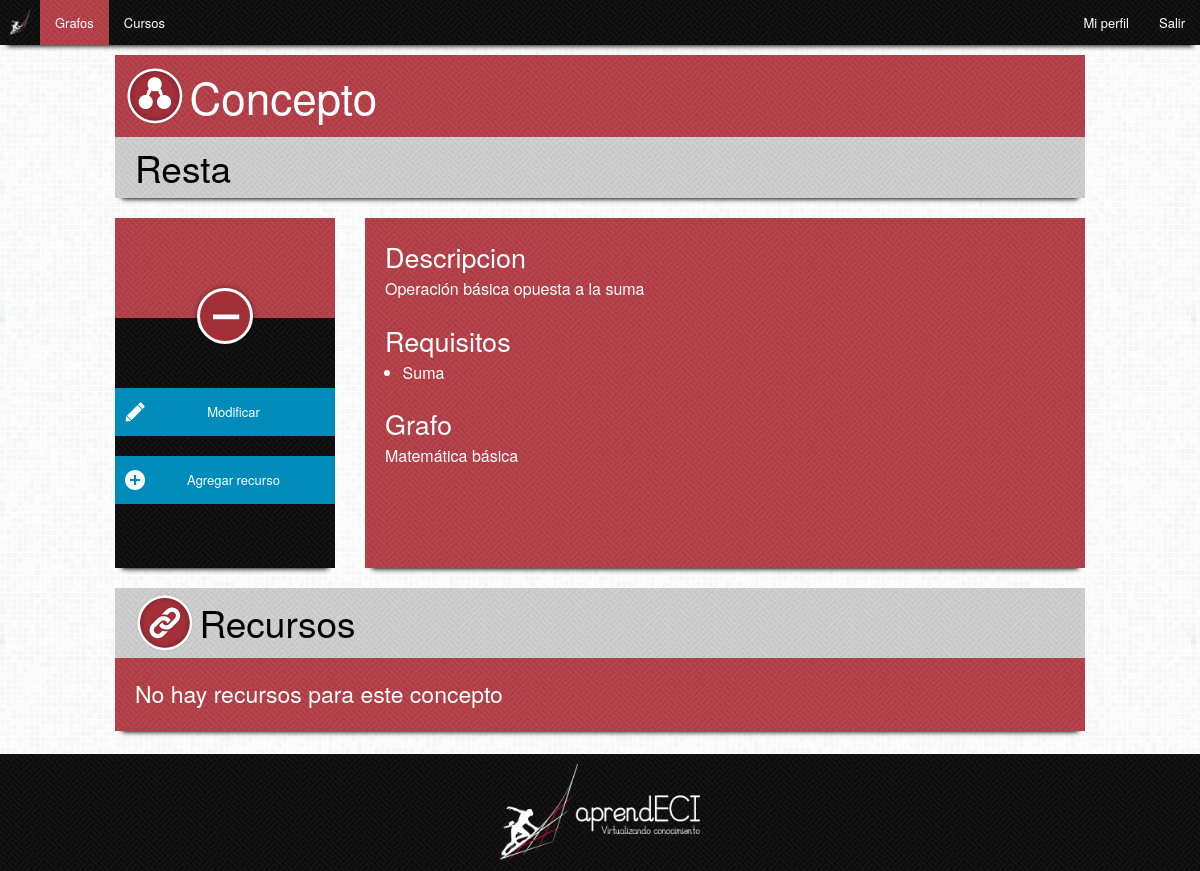
/aprendeci/concepto/3/ (signed in), run on an earlier commit of the app's database.
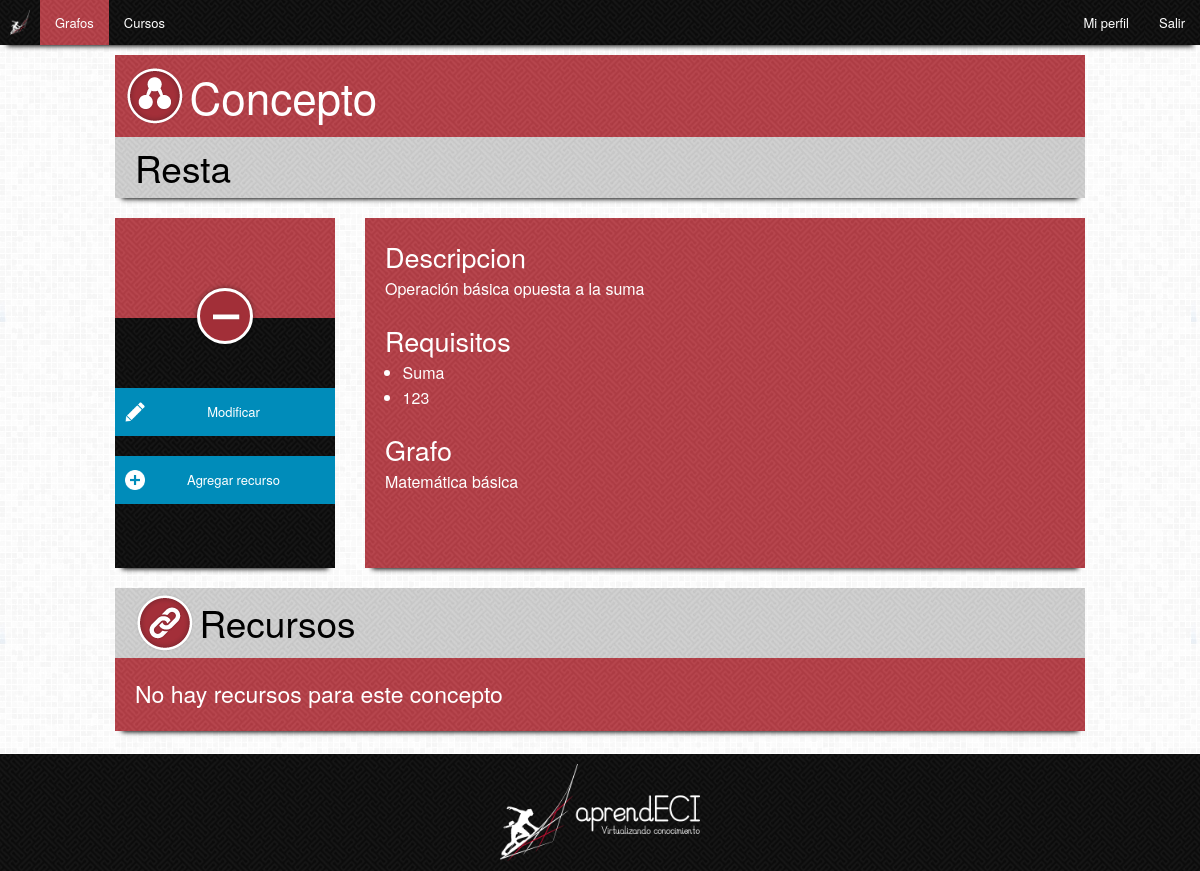
And on a later commit of the database.
### Aprendeci/models.py (models this page shows, shortened)
class Concepto(models.Model):
    nombre = models.CharField(max_length=100)
    descripcion = models.CharField(max_length=500)
    fecha_creacion = models.DateTimeField(auto_now_add=True, editable=False)
    imagen = models.ImageField(upload_to="img/icons/conceptos", default="img/icons/conceptos/defecto.png")
    requisitos = models.ManyToManyField("self", symmetrical=False, blank=True)
    porcentajeBase = models.IntegerField(default=60)
    color = models.CharField(max_length=6)
    x = models.IntegerField(default=0)
    y = models.IntegerField(default=0)
    grafo = models.ForeignKey(Grafo, blank=True)

### Aprendeci/views/viewsProfesor.py (the view)
# urls.py: url(r'^concepto/(?P<pk>[0-9]+)/$', views.ConceptoView.as_view(), name='concepto'),
class ConceptoView(LoginRequiredMixin, DetailView):
    context_object_name = "concepto"
    model = Concepto
    template_name = "Aprendeci/profesor/grafo/concepto.html"
    def get_context_data(self, **kwargs):
        context = super(ConceptoView, self).get_context_data(**kwargs)
        context['grafo_id'] = Concepto.objects.get(pk=self.kwargs['pk']).grafo.id
        return context

### Aprendeci/templates/Aprendeci/profesor/grafo/concepto.html (shortened to what this page needs)
{% extends "Aprendeci/profesor/grafo/conceptos.html" %}
{% load staticfiles %}
{% load django_bootstrap_breadcrumbs %}
{% load youtube_embed_url %}
{% block styles %}
    <link rel="stylesheet" href="{% static "css/style.css" %}" />
{% endblock %}
{% block header %}
    <div class="encabezado">
        <img class="icon" alt="grafo" src="{% static "img/icons/grafo.png" %}" />
        <h1>Concepto</h1>
    </div>
{% endblock %}
{% block content %}
    <div class="title">
        <h2>{{ concepto.nombre }}</h2>
    </div>
    <div class="descripcionConcepto">
        <div class="row">
            <div class="small-3 columns">
                <div class="lateral">
                    <div class="header">
                        <div class="concepto">
                            <img alt="{{ concepto.nombre }}" src="{{ MEDIA_URL }}{{ concepto.imagen }}" />
                        </div>
                    </div>
                    <div class="acciones">
                        <a href="{% url 'admin:Aprendeci_concepto_change' concepto.id %}" class="small button modificar">Modificar</a>
                        <a href="{% url 'admin:Aprendeci_recurso_add' %}" class="small button agregar">Agregar recurso</a>
                    </div>
                </div>
            </div>
            <div class="small-9 columns">
                <div class="contenido">
                    <h3>Descripcion</h3>
                    <p>{{ concepto.descripcion }}</p>
                    <h3>Requisitos</h3>
                    <ul>
                        {% for requisito in concepto.requisitos.all %}
                            <li>{{ requisito.nombre }}</li>
                        {% empty %}
                            <li>No tiene requisitos</li>
                        {% endfor %}
                    </ul>
                    <h3>Grafo</h3>
                    <p>{{ concepto.grafo.nombre }}</p>
                </div>
            </div>
        </div>
    </div>
    <div class="recursosConcepto">
        <div class="row">
            <div class="small-12 columns">
                <div class="header">
                    <img class="icon" alt="grafo" src="{% static "img/icons/enlaces.png" %}" />
                    <h2>Recursos</h2>
                </div>
                <div class="contenido">
                    {% for recurso in concepto.recurso_set.all %}
                        {% if forloop.counter0|divisibleby:"3" %}
                            {% if forloop.counter0 > 0 %}
                                </div>
                            {% endif %}
                            <div class="row">
                        {% endif %}
                    <div class="small-4 columns">
                        <div class="recursoItem">
                            <div class="nombre">{{ recurso.nombre }}</div>
                            <hr />
                            {% if recurso.tipo == 'V' %}
                                <div class="enlace">{{ recurso.direccion|youtube_embed_url|safe }}</div>
                            {% else %}
                                <div class="descripcion">{{ recurso.descripcion }}</div>
                                <div class="enlace"><a href="{{ recurso.direccion }}" class="small button ver">Ir</a></div>
                            {% endif %}
                        </div>
                    </div>
                    {% if forloop.last %}
                        </div>
                    {% endif %}
                    {% empty %}
                        <h4>No hay recursos para este concepto</h4>
                    {% endfor %}
            </div>
        </div>
    </div>
{% endblock %}

What changed in the data, as far as the page shows it:
added Concepto: nombre "123"
